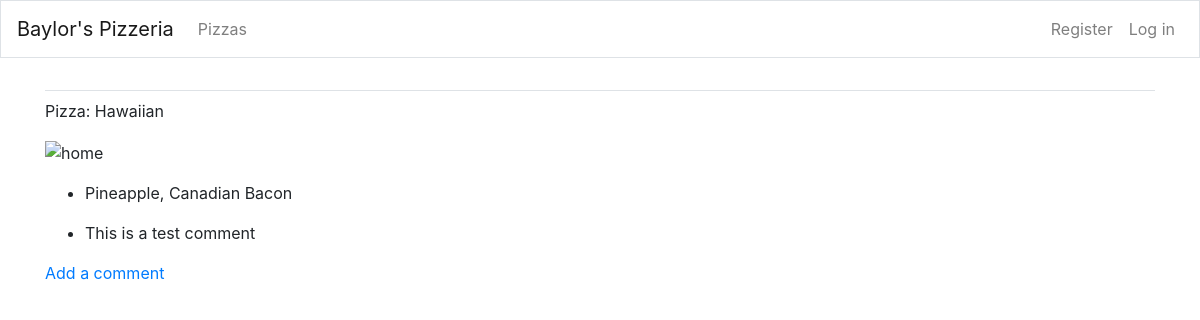
The page /pizzas/2/ on the database as committed earlier.
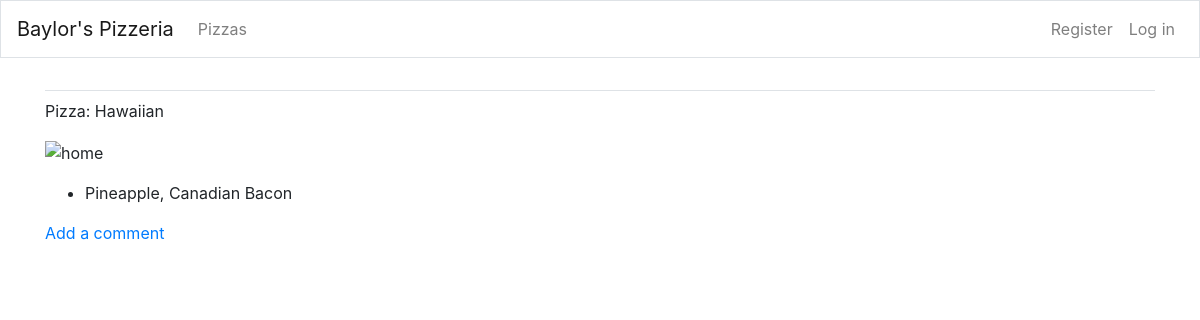
The same page on the database as committed later.
### Pizza/models.py (models this page shows, shortened)
class Pizza(models.Model):
    name = models.CharField(max_length=200)
    date_added = models.DateTimeField(auto_now_add=True)
    def __str__(self):
        return self.name

class Topping(models.Model):
    pizza = models.ForeignKey(Pizza, on_delete=models.CASCADE)
    name = models.TextField()
    image = models.ImageField(upload_to="images", blank=True)
    date_added = models.DateTimeField(auto_now_add=True)

### Pizza/views.py (the view)
# urls.py: path("pizzas/<int:pizza_id>/", views.pizza, name="pizza"),
def pizza(request, pizza_id):
    pizza = Pizza.objects.get(id=pizza_id)
    toppings = pizza.topping_set.order_by("date_added")
    context = {"pizza": pizza, "toppings": toppings}
    return render(request, "Pizza/pizza.html", context)

### Pizza/templates/Pizza/pizza.html
{% extends "Pizza/base.html" %}
{% block content %}
<p>Pizza: {{pizza}} </p>
{% load static %} <img src="{% static 'Pizza/images/pizza.jpg' %}" alt="home" />
<ul>
    {% for topping in toppings %}
    <li>
        <p>{{topping.name | linebreaks }}</p>
    </li>
    {% endfor %}
</ul>
<p> <a href="{% url 'Pizza:new_comment' pizza.id %}">Add a comment</a></p>
{% endblock content %}

### Pizza/templates/Pizza/base.html (shortened to what this page needs)
{% load bootstrap4 %}
<!doctype html>
<html lang="en">
<head>
    {% bootstrap_css %}
</head>
<body>
    <nav class="navbar navbar-expand-md navbar-light mb-4 border">
        <a class="navbar-brand" href="{% url 'Pizza:index' %}"> Baylor's Pizzeria</a>
        <div class="collapse navbar-collapse" id="navbarCollapse">
            <ul class="navbar-nav mr-auto">
                <li class="nav-item">
                    <a class="nav-link" href="{% url 'Pizza:pizzas' %}">
                        Pizzas</a>
                </li>
            </ul>
            <ul class="navbar-nav ml-auto">
                {% if user.is_authenticated %}
                <li class="nav-item">
                    <span class="navbar-text">Hello, {{user.username }}.</span>
                </li>
                <li class="nav-item">
                    <a class="nav-link" href="{% url 'users:logout' %}">Log out</a>
                </li>
                {% else %}
                <li class="nav-item">
                    <a class="nav-link" href="{% url 'users:register' %}">Register</a>
                </li>
                <li class="nav-item">
                    <a class="nav-link" href="{% url 'users:login' %}">Log in</a>
                </li>
                {% endif %}
            </ul>
        </div>
    </nav>
    <main role="main" class="container">
        <div class="pb-2 mb-2 border-bottom">
        </div>
        <div>
            {% block content %}{% endblock content %}
        </div>
    </main>
</body>
</html>

Rows that differ between the two databases and show on the page:
removed Topping: name "This is a test comment"
